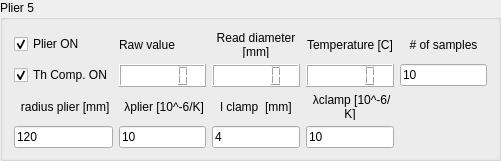
   <widget class="QGroupBox" name="groupBox_9">
    <property name="geometry">
     <rect>
      <x>10</x>
      <y>350</y>
      <width>501</width>
      <height>161</height>
     </rect>
    </property>
    <property name="title">
     <string>Plier 5</string>
    </property>
    <layout class="QGridLayout" name="gridLayout_9">
     <item row="0" column="4">
      <widget class="QLabel" name="label_45">
       <property name="text">
        <string>Temperature [C]</string>
       </property>
       <property name="alignment">
        <set>Qt::AlignmentFlag::AlignCenter</set>
       </property>
       <property name="wordWrap">
        <bool>true</bool>
       </property>
      </widget>
     </item>
     <item row="2" column="4">
      <widget class="QLabel" name="label_46">
       <property name="text">
        <string> λclamp [10^-6/K]</string>
       </property>
       <property name="alignment">
        <set>Qt::AlignmentFlag::AlignCenter</set>
       </property>
       <property name="wordWrap">
        <bool>true</bool>
       </property>
      </widget>
     </item>
     <item row="0" column="1">
      <widget class="QLabel" name="label_47">
       <property name="text">
        <string>Raw value</string>
       </property>
      </widget>
     </item>
     <item row="3" column="1">
      <widget class="QLineEdit" name="lineEditLambdaPinza_5">
       <property name="text">
        <string>10</string>
       </property>
      </widget>
     </item>
     <item row="1" column="4">
      <widget class="QLCDNumber" name="lcdPinzaTemp_5">
       <property name="styleSheet">
        <string notr="true">background-color: rgb(255, 255, 255);
color: rgb(0, 0, 0);</string>
       </property>
      </widget>
     </item>
     <item row="3" column="4">
      <widget class="QLineEdit" name="lineEditLambdaGancio_5">
       <property name="text">
        <string>10</string>
       </property>
      </widget>
     </item>
     <item row="0" column="0">
      <widget class="QCheckBox" name="checkONPinza_5">
       <property name="text">
        <string>Plier ON</string>
       </property>
       <property name="checked">
        <bool>true</bool>
       </property>
      </widget>
     </item>
     <item row="1" column="3">
      <widget class="QLCDNumber" name="lcdPinzamm_5">
       <property name="styleSheet">
        <string notr="true">background-color: rgb(255, 255, 255);
color: rgb(0, 0, 0);</string>
       </property>
      </widget>
     </item>
     <item row="3" column="3">
      <widget class="QLineEdit" name="lineEditRaggioGancio_5">
       <property name="autoFillBackground">
        <bool>false</bool>
       </property>
       <property name="text">
        <string>4</string>
       </property>
      </widget>
     </item>
     <item row="2" column="0">
      <widget class="QLabel" name="label_48">
       <property name="text">
        <string> radius plier [mm]</string>
       </property>
       <property name="alignment">
        <set>Qt::AlignmentFlag::AlignCenter</set>
       </property>
       <property name="wordWrap">
        <bool>true</bool>
       </property>
      </widget>
     </item>
     <item row="1" column="0">
      <widget class="QCheckBox" name="checkThermalPinza_5">
       <property name="text">
        <string>Th Comp. ON</string>
       </property>
       <property name="checked">
        <bool>true</bool>
       </property>
      </widget>
     </item>
     <item row="3" column="0">
      <widget class="QLineEdit" name="lineEditRaggioPinza_5">
       <property name="autoFillBackground">
        <bool>false</bool>
       </property>
       <property name="text">
        <string>120</string>
       </property>
      </widget>
     </item>
     <item row="1" column="1">
      <widget class="QLCDNumber" name="lcdPinzaRaw_5">
       <property name="styleSheet">
        <string notr="true">background-color: rgb(255, 255, 255);
color: rgb(0, 0, 0);</string>
       </property>
      </widget>
     </item>
     <item row="2" column="3">
      <widget class="QLabel" name="label_49">
       <property name="text">
        <string>l clamp  [mm]</string>
       </property>
       <property name="alignment">
        <set>Qt::AlignmentFlag::AlignCenter</set>
       </property>
       <property name="wordWrap">
        <bool>true</bool>
       </property>
      </widget>
     </item>
     <item row="0" column="3">
      <widget class="QLabel" name="label_50">
       <property name="text">
        <string>Read diameter [mm]</string>
       </property>
       <property name="textFormat">
        <enum>Qt::TextFormat::PlainText</enum>
       </property>
       <property name="scaledContents">
        <bool>true</bool>
       </property>
       <property name="alignment">
        <set>Qt::AlignmentFlag::AlignCenter</set>
       </property>
       <property name="wordWrap">
        <bool>true</bool>
       </property>
      </widget>
     </item>
     <item row="2" column="1">
      <widget class="QLabel" name="label_51">
       <property name="text">
        <string> λplier [10^-6/K]</string>
       </property>
       <property name="alignment">
        <set>Qt::AlignmentFlag::AlignCenter</set>
       </property>
       <property name="wordWrap">
        <bool>true</bool>
       </property>
      </widget>
     </item>
     <item row="1" column="5">
      <widget class="QLineEdit" name="lineEditSamplesPerMean_5">
       <property name="text">
        <string>10</string>
       </property>
      </widget>
     </item>
     <item row="0" column="5">
      <widget class="QLabel" name="label_52">
       <property name="text">
        <string># of samples</string>
       </property>
       <property name="alignment">
        <set>Qt::AlignmentFlag::AlignCenter</set>
       </property>
       <property name="wordWrap">
        <bool>true</bool>
       </property>
      </widget>
     </item>
    </layout>
   </widget>
